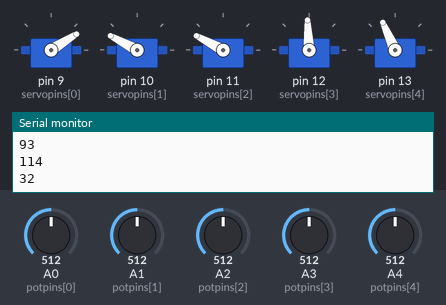
A sketch run on a simulated Arduino Uno, built with avr-gcc and run on an emulated ATmega328P. On the bench: 5 × servo, the last lines printed to the serial monitor. The test bench sets the inputs (shaded band); at power-on: A0 (potpins[0]) = 512, A1 (potpins[1]) = 512, A3 (potpins[3]) = 512, A4 (potpins[4]) = 512, A2 (potpins[2]) = 512.

Above: at 1.2 s.
1.3 s: A0 (potpins[0]) set to 716
At 2.5 s:
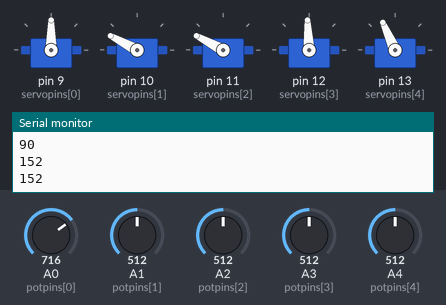
2.8 s: A1 (potpins[1]) set to 716
At 4.0 s:
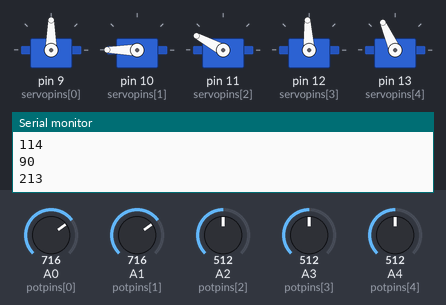
4.3 s: A3 (potpins[3]) set to 716
At 5.5 s:
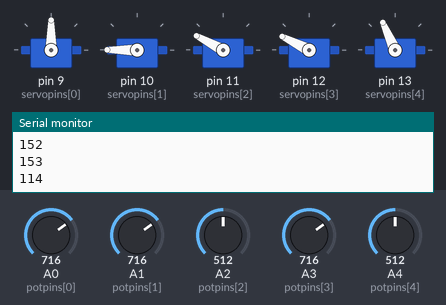
5.8 s: A4 (potpins[4]) set to 716
At 6.8 s:
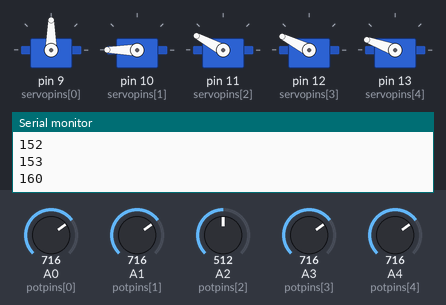
7.3 s: A2 (potpins[2]) set to 716
At 8.5 s:
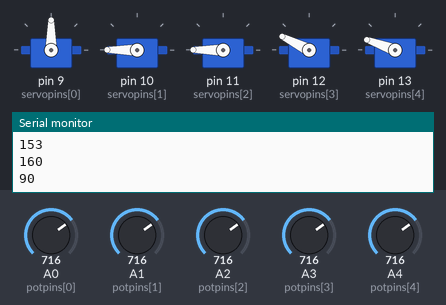
8.8 s: A0 (potpins[0]) set to 992
At 9.8 s:
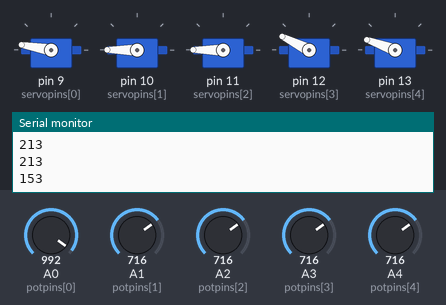
Timing chart, 0 to 11.3 s (numbered marks = the images above; inputs shaded):
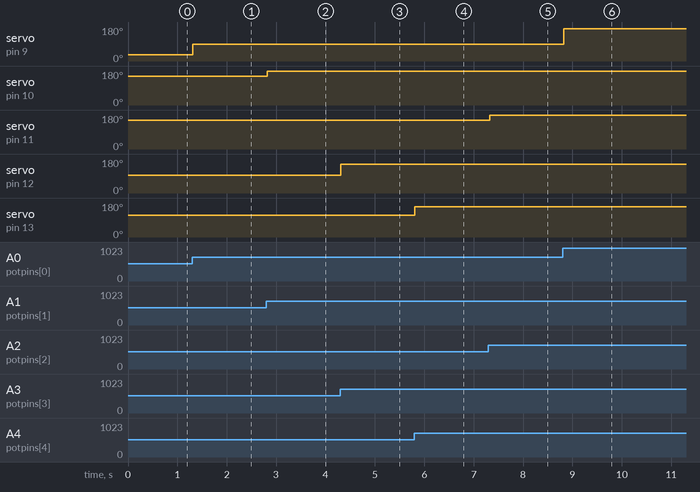

The sketch:

Code.ino
```cpp
#include <Servo.h>// 声明调用Servo.h库
Servo myservo[5];// 创建一个舵机对象
Servo myservo2;// 创建一个舵机对象
Servo myservo3;// 创建一个舵机对象
Servo myservo4;// 创建一个舵机对象
Servo myservo5;// 创建一个舵机对象
int pos = 0;// 变量pos用来存储舵机位置

int potpins[] = {A0, A1, A2, A3, A4};// 连接到模拟口0
int potpin2 = A1;// 连接到模拟口1
int potpin3 = A2;// 连接到模拟口2
int potpin4 = A3;// 连接到模拟口3
int potpin5 = A4;// 连接到模拟口4

int servopins[] = {9, 10, 11, 12, 13};// 连接到模拟口0

int vals[5];//变量val用来存储从模拟口0读到的值
int val2;//变量val用来存储从模拟口1读到的值
int val3;//变量val用来存储从模拟口2读到的值
int val4;//变量val用来存储从模拟口3读到的值
int val5;//变量val用来存储从模拟口4读到的值

void setup() {
  Serial.begin(9600);
  for(int i = 0; i < 5; i++) {
    myservo[i].attach(servopins[i]);// 将引脚9上的舵机与声明的舵机对象连接起来
  }
/*myservo2.attach(10);// 将引脚10上的舵机与声明的舵机对象连接起来
myservo3.attach(11);// 将引脚11上的舵机与声明的舵机对象连接起来
myservo4.attach(12);// 将引脚12上的舵机与声明的舵机对象连接起来
myservo5.attach(13);// 将引脚13上的舵机与声明的舵机对象连接起来
*/
}

void loop() {

  for(int i = 0; i < 5; i++) {
    vals[i] = analogRead(potpins[i]);//从模拟口0读值，并通过val记录

    switch(i) {
      case 0: {
        vals[i] = map(vals[i], 400, 1023, 0, 179);//通过map函数进行数值转换
        break;
      }
      case 1: {
        vals[i] = map(vals[i], 0, 600, 0, 179);//通过map函数进行数值转换
        break;
      }
      case 2: {
        vals[i] = map(vals[i], 0, 600, 0, 179);//通过map函数进行数值转换
        break;
      }
      case 3: {
        vals[i] = map(vals[i], 200, 800, 0, 179);//通过map函数进行数值转换
        break;
      }
      case 4: {
        vals[i] = map(vals[i], 0, 800, 0, 179);//通过map函数进行数值转换
        break;
      }
    }

    Serial.println(vals[i]);
    myservo[i].write(vals[i]);// 给舵机写入角度 
    pos = vals[i];
  }

  delay(15);// 延时15ms让舵机转到指定位置

/*
myservo.write(90);// 给舵机写入角度 
delay(1000);// 延时15ms让舵机转到指定位置
myservo.write(pos);// 给舵机写入角度 
delay(1000);// 延时15ms让舵机转到指定位置
*/
}
```

Measured:
- after the input at 1.3 s, servo on pin 9 (servopins[0]): 32° → 90° at once
- after the input at 2.8 s, servo on pin 10 (servopins[1]): 152° → 180° at once
- after the input at 4.3 s, servo on pin 12 (servopins[3]): 93° → 153° at once
- after the input at 5.8 s, servo on pin 13 (servopins[4]): 114° → 160° at once
- after the input at 7.3 s, servo on pin 11 (servopins[2]): 152° → 180° at once
- after the input at 8.8 s, servo on pin 9 (servopins[0]): 90° → 170° at once
